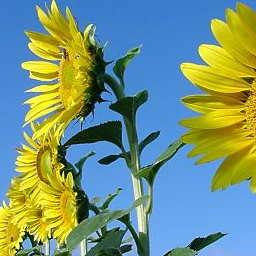
#> input picture lab01/obraz.bmp, 256 x 256 px
$ jupyter execute lab01.ipynb
#> lines starting #> are read from the running program, lines starting #| are printed output that depends on the picture; after the words box and inside, x2 and y2 are one past the last pixel; in counts of white or black regions, pixels touching at a corner belong together; long printed decimals are rounded
# GRAFIKA KOMPUTEROWA
# Laboratorium 1 *Modele kolorów i ich przekształcanie*

### Joanna Dagil (231008)

# Cel ćwiczenia

Zapoznanie się z różnymi modelami kolorów w obrazach rastrowych. Konwesrsja między tymi modelami poprzez mnożenie przez macierze przekształcenia.

# Zadanie 1 Zamiana obrazu RGB na YUV oraz na YCbCr, oraz transformacja odwrotna.

Załadujmy i wyświetlmy obraz.

[cell 1]
import numpy as np
import matplotlib.pyplot as plt
from PIL import Image

from google.colab import files
image = files.upload()
#> the answer given: obraz.bmp

# wczytanie obrazu
image = np.asarray(Image.open("obraz.bmp").convert("RGB"), dtype=np.float64)

# wyświetlenie obrazu
def show(image):
  plt.figure(figsize=(5, 5))
  plt.imshow(np.clip(image, 0, 255).astype(np.uint8))
  plt.axis("off")
  plt.show()

show(image)

## Podział na warstwy, ich normalizacja i wyświetlenie

Funkcja normalizująca macierz kanału. Jeśli wartości są ujemne to zmieniamy je na dodatnie. Będzie to przydatne dla formató YUV i YCbCr.

[cell 2]
def normalize_channel(channel):
    cmin = channel.min()
    cmax = channel.max()
    if cmax == cmin:
        return np.zeros_like(channel, dtype=np.float64)
    return (channel - cmin) / (cmax - cmin)

Wyświetlenie obrazu RGB w trzech wersjach, po jednej dla każdej macierzy koloru.

[cell 3]
def show_channels(image):
    plt.figure(figsize=(12, 4))
    for i in range(3):
        channel = image[:, :, i]
        channel_to_show = normalize_channel(channel)
        plt.subplot(1, 3, i + 1)
        plt.imshow(channel_to_show, cmap="gray", vmin=0, vmax=1)
        plt.axis("off")
#> this loop made 3 passes
#> cmin in normalize_channel on passes 1 to 3: 0, 4, 0
    plt.tight_layout()
    plt.show()
show_channels(image)

## 1 (a) Przekształcanie obrazu z formatu RGB do formatu YUV.

Funkcja zapisuje wymiary obrazu, spłaszcza go, przemnaża przez macierz przekształcenia i przywraca pierwotne wymiary. Następnie wyświetlamy kanały otrzymanego obrazu.

[cell 4]
H = np.array([
        [0.2126,   0.7152,   0.0722],
        [-0.09991, -0.33609, 0.436],
        [0.615,   -0.55861, -0.05639]
    ], dtype=np.float64)
def rgb_to_yuv(image, H):
    h, w, c = image.shape
#> h = 256; w = 256; c = 3
    transformed = H @ image.reshape(-1, 3).T
    return transformed.T.reshape(h, w, 3)
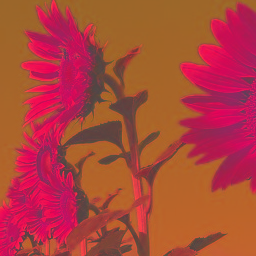
#> returned value: shape (256, 256, 3) float64; mean of channels 0, 1, 2 139.4, -6, -17.8; drawn with min black and max white
image_yuv = rgb_to_yuv(image, H)
show_channels(image_yuv)
#> the loop in show_channels (call 2), `for i in range(3):` made 3 passes
#> (cmin in normalize_channel, cmax in normalize_channel) on passes 1 to 3: (2.86, 253), (-102.3, 49.39), (-56.84, 41.62)
#> after the loop in show_channels (call 2), `for i in range(3):`:
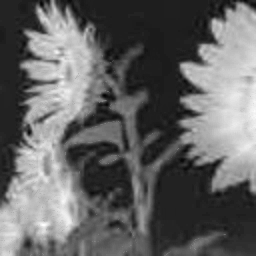
#> channel: shape (256, 256) float64; min -56.84, max 41.62, mean -17.8; drawn with min black and max white

## 1 (b) Przekształcanie obrazu z formatu RGB do formatu YCbCr

Analogicznie jak wyżej.

[cell 5]
kR=0.299; kG=0.587; kB=0.114
K = np.array([
    [kR, kG, kB],
    [-0.5 * kR / (1 - kB), -0.5 * kG / (1 - kB), 0.5],
    [0.5, -0.5 * kG / (1 - kR), -0.5 * kB / (1 - kR)]
  ], dtype=np.float64)

def rgb_to_ycbcr(image, K):
    h, w, c = image.shape
#> h = 256; w = 256; c = 3
    transformed = K @ image.reshape(-1, 3).T
    return transformed.T.reshape(h, w, 3)
image_ycbcr = rgb_to_ycbcr(image, K)
show_channels(image_ycbcr)
#> the loop in show_channels (call 3), `for i in range(3):` made 3 passes
#> (cmin in normalize_channel, cmax in normalize_channel) on passes 1 to 3: (2.35, 252), (-117.7, 59.79), (-49.09, 40.05)
#> pass 1, in show_channels (call 3), `channel = image[:, :, i]`:
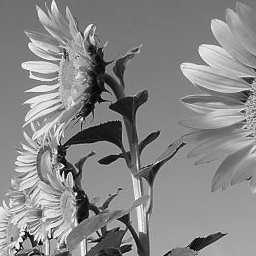
#> channel: shape (256, 256) float64; min 2.35, max 252, mean 135.9

## Odwrócenie przekształcenia

Funkcja odwraca macierz przekształcenia, a następnie postępuje jak w powyższych zadaniach - przemnaża obraz YUV przez otrzymaną macierz. Wyświetlamy otrzymany obraz i liczymy różnicę między orginalnym, a zmienionym i przywróconym obrazem - błąd jest znikomy.

[cell 6]
def inverse_transform_image(image, H):
    H_inv = np.linalg.inv(H)
    h, w, c = image.shape
#> h = 256; w = 256; c = 3
    transformed = H_inv @ image.reshape(-1, 3).T
    return transformed.T.reshape(h, w, 3)

def mse(a, b):
    return np.mean((a - b) ** 2)

reversed = inverse_transform_image(image_yuv, H)
show(reversed)
print("MSE:", mse(image, reversed))
#| MSE: 6.122816674665248e-28

# Zadanie 2 Zmiana obrazów na monochromatyczne.

## (a) Używając średniej z wartości kanałów R, G i B

[cell 7]
def average_channel(image):
  mono = (image[:, :, 0] + image[:, :, 1] + image[:, :, 2]) / 3
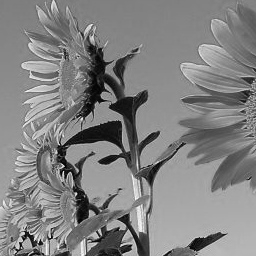
#> mono: shape (256, 256) float64; min 1.33, max 249, mean 130.3
  return mono

RGB_mean = average_channel(image)

plt.imshow(RGB_mean, cmap="gray")
plt.axis("off")
#> Out = (-0.5, 255.5, 255.5, -0.5)

## (b) Używając kanału Y z Zadania 1(a)

[cell 8]
YUV_Y = image_yuv[:, :, 0]
YUV_Y_norm = (YUV_Y - YUV_Y.min()) / (YUV_Y.max() - YUV_Y.min())
plt.imshow(YUV_Y_norm, cmap="gray")
plt.axis("off")
#> Out = (-0.5, 255.5, 255.5, -0.5)

Porównajmy błędem średnio kwadratowym różnice między uśrednionym obrazem RGB i kanałem Y z obrazu YUV.

Aby tego dokonać najpierw normalizujemy uśredniony obraz RGB, gdyż jego wartości są z zakresu 0-255, a YUV z 0-1.

[cell 9]
RGB_mean_norm = normalize_channel(RGB_mean)
print("MSE:", mse(RGB_mean_norm, YUV_Y_norm))
#| MSE: 0.008678

## (c) Używając kanału Y z Zadania 1(b)

[cell 10]
YCbCr_Y = image_ycbcr[:, :, 0]
YCbCr_Y_norm = (YCbCr_Y - YCbCr_Y.min()) / (YCbCr_Y.max() - YCbCr_Y.min())
plt.imshow(YCbCr_Y_norm, cmap="gray")
plt.axis("off")
#> Out = (-0.5, 255.5, 255.5, -0.5)

Porównajmy obrazy uśrednionego RGB i kanałów Y z YUV i YCbCr.

[cell 11]
print("MSE:", mse(RGB_mean_norm, YCbCr_Y_norm))
#| MSE: 0.007235
print("MSE:", mse(YUV_Y_norm, YCbCr_Y_norm))
#| MSE: 0.0001722

Widzmy, że różnica istnieje. Jest zdecydowanie wieksza niż w przypadku zmiany obrazu RGB na YUV i spowrotem, gdy różnica była rzędu wielkości `e-28`

## Zadanie 3 Odzyskanie orginalnego obrazu z monochromatycznych obrazów z zadania 2

W obrazie $RGB\_mean$ dla każdego piksela

$$X_{ij} = (R_{ij} + G_{ij} + B_{ij})/3$$

W obrazie $YUV\_Y$ dla każdego piksela

$$Y_{ij} = 0.2126 \cdot R_{ij} + 0.7152 \cdot G_{ij} + 0.0722 \cdot B_{ij}$$

W obrazie $YCbCr\_Y$ dla każdego piksela

$$Z_{ij} = k_R \cdot R_{ij} + k_G \cdot G_{ij} +k_B \cdot B_{ij}$$

Zatem dla każdego piksela mamy układ trzech równań z trzema niewiadomymi. Przepiszmy to na zapis macierzowy.

$$
\begin{bmatrix}
X \\
Y \\
Z
\end{bmatrix}
=
\begin{bmatrix}
\frac{1}{3} & \frac{1}{3} & \frac{1}{3} \\
0.2126 & 0.7152 & 0.0722 \\
k_R & k_G & k_B
\end{bmatrix}
\begin{bmatrix}
R \\
G \\
B
\end{bmatrix}
$$

A więc, żeby odzyskać obraz RGB musimy przemnożyć macież odwrotną do powyższej przez macierz z tych trzech kanałów.

[cell 12]
G = np.array([
    [1/3, 1/3, 1/3],
    [0.2126, 0.7152, 0.0722],
    [kR, kG, kB]
], dtype=np.float64)

h, w = image.shape[:2]
#> h = 256; w = 256

XYZ = np.stack([RGB_mean, YUV_Y, YCbCr_Y], axis=2)

RGB_from_mono = (
    np.linalg.inv(G) @ XYZ.reshape(-1,3).T
    ).T.reshape(h, w, 3)

show(RGB_from_mono)

## Zadanie 4 Zmiana RGB na HSV i odwrotnie

[cell 13]
def rgb_to_hsv(rgb):

  rgb = rgb / 255.0

  r = rgb[..., 0]
  g = rgb[..., 1]
  b = rgb[..., 2]

  cmax = np.max(rgb, axis=-1)
  cmin = np.min(rgb, axis=-1)
  delta = cmax - cmin

  h = np.zeros_like(cmax)
  s = np.zeros_like(cmax)
  v = cmax

  nonzero = delta > 0
#> nonzero: shape (256, 256) bool; every value is 1

  mask_r = nonzero & (cmax == r)
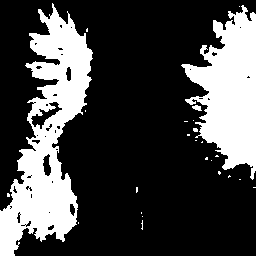
#> mask_r: shape (256, 256) bool; 27.5% white; 25 white regions (22 under 20 px), largest, box (x1, y1, x2, y2) and area: (0, 3, 93, 256) 10430, (181, 5, 256, 180) 7412, (192, 105, 202, 111) 39
  mask_g = nonzero & (cmax == g)
#> mask_g: shape (256, 256) bool; 22.3% white; 65 white regions (48 under 20 px), largest, box (x1, y1, x2, y2) and area: (14, 0, 256, 256) 11545, (211, 160, 256, 194) 848, (23, 82, 63, 142) 559
  mask_b = nonzero & (cmax == b)
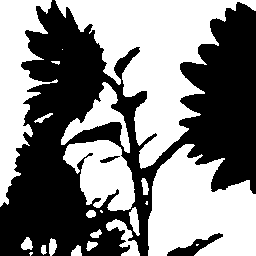
#> mask_b: shape (256, 256) bool; 51.2% white; 3 black regions, box (x1, y1, x2, y2) and area: (0, 0, 256, 256) 31466, (167, 233, 223, 256) 433, (100, 156, 120, 163) 64

  h[mask_r] = ((g[mask_r] - b[mask_r]) / delta[mask_r]) % 6
  h[mask_g] = ((b[mask_g] - r[mask_g]) / delta[mask_g]) + 2
  h[mask_b] = ((r[mask_b] - g[mask_b]) / delta[mask_b]) + 4
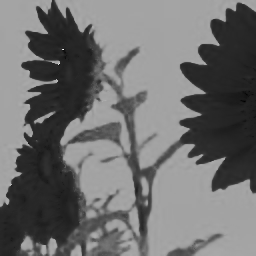
#> h: shape (256, 256) float64; min 0.114, max 5.45, mean 2.42; drawn with min black and max white

  h = h / 6.0

  nonzero_cmax = cmax > 0
  s[nonzero_cmax] = delta[nonzero_cmax] / cmax[nonzero_cmax]
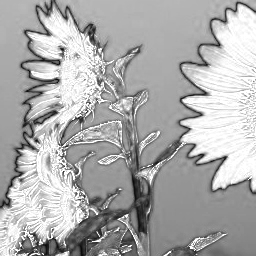
#> s: shape (256, 256) float64; min 0.0219, max 1, mean 0.676

  hsv = np.stack([h, s, v], axis=-1)
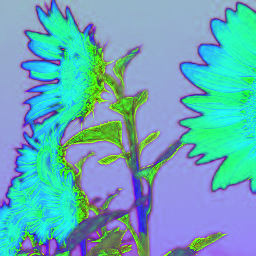
#> hsv: shape (256, 256, 3) float64; mean of channels 0, 1, 2 0.403, 0.676, 0.728; drawn as R, G, B
  return hsv

def hsv_to_rgb(hsv):
  h = hsv[..., 0] * 6.0
  s = hsv[..., 1]
  v = hsv[..., 2]

  c = v * s
  x = c * (1 - np.abs((h % 2) - 1))
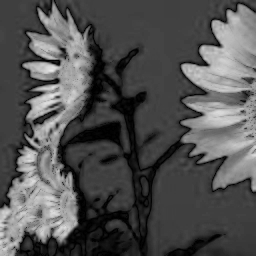
#> x: shape (256, 256) float64; min 0, max 0.914, mean 0.323
  m = v - c

  r1 = np.zeros_like(h)
  g1 = np.zeros_like(h)
  b1 = np.zeros_like(h)

  mask0 = (0 <= h) & (h < 1)
  mask1 = (1 <= h) & (h < 2)
  mask2 = (2 <= h) & (h < 3)
  mask3 = (3 <= h) & (h < 4)
  mask4 = (4 <= h) & (h < 5)
  mask5 = (5 <= h) & (h <= 6)

  r1[mask0], g1[mask0], b1[mask0] = c[mask0], x[mask0], 0
  r1[mask1], g1[mask1], b1[mask1] = x[mask1], c[mask1], 0
  r1[mask2], g1[mask2], b1[mask2] = 0, c[mask2], x[mask2]
  r1[mask3], g1[mask3], b1[mask3] = 0, x[mask3], c[mask3]
  r1[mask4], g1[mask4], b1[mask4] = x[mask4], 0, c[mask4]
  r1[mask5], g1[mask5], b1[mask5] = c[mask5], 0, x[mask5]

  r = r1 + m
  g = g1 + m
  b = b1 + m

  rgb = np.stack([r, g, b], axis=-1)
  return np.clip(rgb, 0, 1) * 255.0

changed = hsv_to_rgb(rgb_to_hsv(image))
show(changed)

Porównajmy obraz orginalny i przekształcony na hsv i spowrotem.

Wynik jest znikomy - a więc obrazy są jednakowe.

[cell 14]
print("MSE:", mse(image, changed))
#| MSE: 3.1487321637864265e-28

# Zadanie 5

Zamiana różnych odcieni białego z modelu CIELAB na RGB.

Zamiast matlabowej funkcji *xyz2rgb* wykorzystam mnożenie przez macierz i następnie ucięcie do wartości [0,1], gdyż obrazy RGB NIE ODDAJĄ w pełni kolorów z XYZ.

[cell 15]
import numpy as np
import matplotlib.pyplot as plt

# zamiast matlabowej funkcji xyz2rgb
M_XYZ_to_RGB = np.array([
    [ 3.2406, -1.5372, -0.4986],
    [-0.9689,  1.8758,  0.0415],
    [ 0.0557, -0.2040,  1.0570]
], dtype=np.float64)

# standardy bieli z zadania
white_points = {
    "A":   np.array([1.0985, 1.0000, 0.3558]),
    "D50": np.array([0.9642, 1.0000, 0.8251]),
    "D55": np.array([0.9568, 1.0000, 0.9214]),
    "D65": np.array([0.9504, 1.0000, 1.0888]),
}

def xyz_to_rgb(xyz):
    rgb = M_XYZ_to_RGB @ xyz
    return np.clip(rgb, 0, 1)

def make_white_image(rgb, size=256):
    img = np.ones((size, size, 3), dtype=np.float64)
    img[..., 0] *= rgb[0]
    img[..., 1] *= rgb[1]
    img[..., 2] *= rgb[2]
    return img

# tworzenie obrazów
images = {}
for name, xyz in white_points.items():
    rgb = xyz_to_rgb(xyz)
    images[name] = (xyz, rgb, make_white_image(rgb, 256))

# wyświetlenie
plt.figure(figsize=(10, 10))

for i, (name, (xyz, rgb, img)) in enumerate(images.items(), start=1):
    plt.subplot(2, 2, i)
    plt.imshow(img)
    plt.title(f"{name}\nXYZ={xyz.round(4)}\nRGB={rgb.round(4)}")
    plt.axis("off")

plt.tight_layout()
plt.show()

$ run again, with lab01/A_RGB.bmp copied over lab01/obraz.bmp
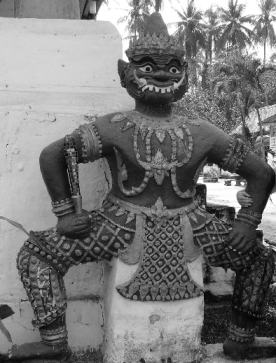
#> input picture lab01/A_RGB.bmp, 276 x 363 px
#> in rgb_to_yuv, `return transformed.T.reshape(h, w, 3)`:
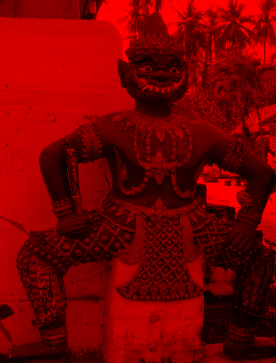
#> returned value: shape (363, 276, 3) float64; mean of channels 0, 1, 2 119.2, 0, 0; drawn with min black and max white
#> the loop in show_channels (call 2), `for i in range(3):` made 3 passes
#> (cmin in normalize_channel, cmax in normalize_channel) on passes 1 to 3: (4, 255), (-8.27e-15, 7.05e-15), (-2.84e-14, -9.02e-17)
#| MSE: 4.171081433229625e-28
#> `plt.axis("off")`: Out = (-0.5, 275.5, 362.5, -0.5)
#| MSE: 1.7828821215594127e-33
#| MSE: 3.629826910287694e-33
#| MSE: 6.373498663208173e-33
#> delta: shape (363, 276) float64; every value is 0
#> nonzero: shape (363, 276) bool; every value is 0
#> nonzero_cmax: shape (363, 276) bool; every value is 1
#| MSE: 0.0
#> `plt.show()`:
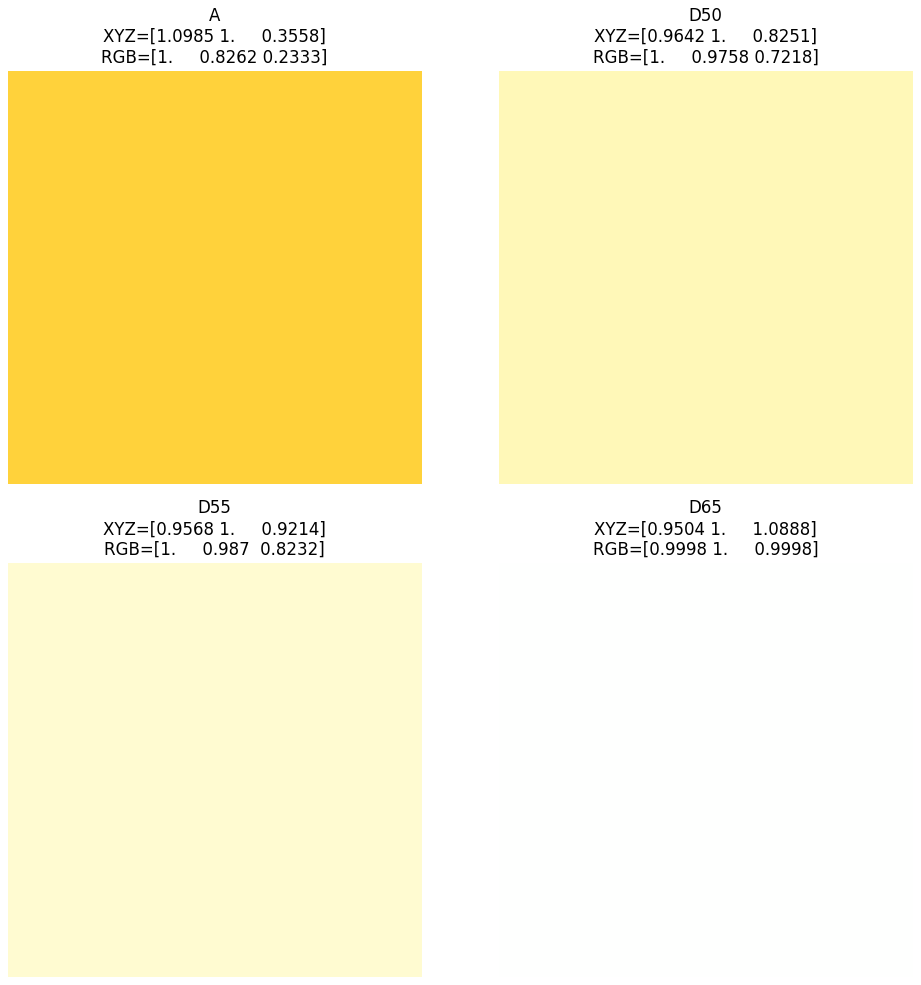
#> figure drawn by matplotlib, 4 panels
